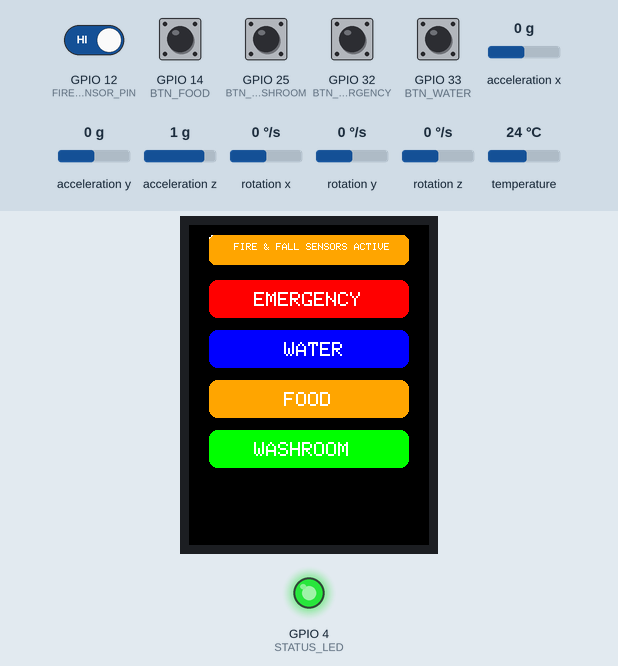
The program below on a simulated ESP32. On the bench: 240×320 colour display, output pins drawn as LEDs (lit = HIGH). Inputs (shaded band) come from the test bench; at power-on: GPIO 12 (FIRE_SENSOR_PIN), GPIO 14 (BTN_FOOD), GPIO 25 (BTN_WASHROOM), GPIO 32 (BTN_EMERGENCY), GPIO 33 (BTN_WATER) HIGH, acceleration x 0 g, acceleration y 0 g, acceleration z 1 g, rotation x 0 °/s, rotation y 0 °/s, rotation z 0 °/s, temperature 24 °C. What the program prints to the serial monitor is not drawn.

Above: at 1.9 s.
2.0 s: GPIO 12 (FIRE_SENSOR_PIN) driven LOW
5.0 s: GPIO 14 (BTN_FOOD) pulled LOW for 0.15 s
6.6 s: GPIO 25 (BTN_WASHROOM) pulled LOW for 1 s
9.1 s: GPIO 32 (BTN_EMERGENCY) pulled LOW for 1 s
11.6 s: GPIO 33 (BTN_WATER) pulled LOW for 1 s
14.1 s: GPIO 14 (BTN_FOOD) pulled LOW for 1 s
Timing chart, 0 to 17.1 s (numbered marks = the images above; inputs shaded):
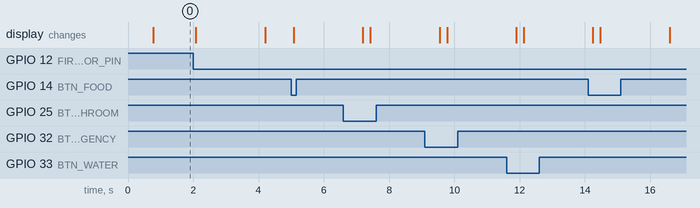

The program:

main.cpp
```cpp
#include <Wire.h>
#include <SPI.h>
#include <Adafruit_GFX.h>
#include <Adafruit_ILI9341.h>
#include <Adafruit_MPU6050.h>
#include <Adafruit_Sensor.h>

// --- ESP32 DevKit V1 TFT pins ---
#define TFT_CS   13
#define TFT_DC   27
#define TFT_MOSI 23
#define TFT_SCK  18

// --- Sensor & Button Pins ---
#define BTN_EMERGENCY   32
#define BTN_WATER       33
#define BTN_WASHROOM    25
#define BTN_FOOD        14
#define FIRE_SENSOR_PIN 12   // IR Flame Sensor Module (Digital DO)
#define STATUS_LED      4

// --- Initialize TFT & MPU6050 ---
Adafruit_ILI9341 tft = Adafruit_ILI9341(&SPI, TFT_DC, TFT_CS);
Adafruit_MPU6050 mpu;

// --- TFT Layout Dimensions ---
#define BTN_X 20
#define BTN_W 200
#define BTN_H 38

#define Y_FIRE      10
#define Y_EMERGENCY 55
#define Y_WATER     105
#define Y_FOOD      155
#define Y_WASHROOM  205

static const uint8_t buttonPins[] = {
  BTN_EMERGENCY,
  BTN_WATER,
  BTN_FOOD,
  BTN_WASHROOM,
};

static const char* const alertNames[] = {
  "EMERGENCY",
  "WATER",
  "FOOD",
  "WASHROOM",
};

// --- FUNCTION PROTOTYPES ---
void drawMainMenu();
void triggerAlert(const char* alertType);
int getPhysicalButtonAlert();
void checkSafetySensors();

void setup() {
  Serial.begin(115200);
  delay(500);
  Serial.println("BOOT: ESP32 SmartCare Triage & Safety Node");

  // Initialize Pins
  pinMode(BTN_EMERGENCY, INPUT_PULLUP);
  pinMode(BTN_WATER, INPUT_PULLUP);
  pinMode(BTN_WASHROOM, INPUT_PULLUP);
  pinMode(BTN_FOOD, INPUT_PULLUP);
  pinMode(FIRE_SENSOR_PIN, INPUT_PULLUP);
  pinMode(STATUS_LED, OUTPUT);
  digitalWrite(STATUS_LED, LOW);

  // Initialize I2C and MPU6050 (SDA=21, SCL=22)
  Wire.begin(21, 22);
  if (!mpu.begin()) {
    Serial.println("WARNING: MPU6050 not detected. Fall detection inactive.");
  } else {
    Serial.println("MPU6050 Initialized.");
    mpu.setAccelerometerRange(MPU6050_RANGE_8_G);
  }

  // Initialize SPI Display
  SPI.begin(TFT_SCK, -1, TFT_MOSI, TFT_CS);
  tft.begin(8000000);
  tft.setRotation(0);

  drawMainMenu();
  digitalWrite(STATUS_LED, HIGH);
  Serial.println("System Ready.");
}

void drawMainMenu() {
  tft.fillScreen(ILI9341_BLACK);

  tft.setCursor(20, 10);
  tft.setTextColor(ILI9341_WHITE);
  tft.setTextSize(2);
  tft.print("SMARTCARE");

  // Fire Hazard Banner
  tft.fillRoundRect(BTN_X, Y_FIRE, BTN_W, 30, 6, 0xFD20);
  tft.setCursor(BTN_X + 25, Y_FIRE + 8);
  tft.setTextSize(1);
  tft.print("FIRE & FALL SENSORS ACTIVE");

  // Emergency Button
  tft.fillRoundRect(BTN_X, Y_EMERGENCY, BTN_W, BTN_H, 8, ILI9341_RED);
  tft.setCursor(BTN_X + 45, Y_EMERGENCY + 12);
  tft.setTextSize(2);
  tft.print("EMERGENCY");

  // Water Button
  tft.fillRoundRect(BTN_X, Y_WATER, BTN_W, BTN_H, 8, ILI9341_BLUE);
  tft.setCursor(BTN_X + 75, Y_WATER + 12);
  tft.print("WATER");

  // Food Button
  tft.fillRoundRect(BTN_X, Y_FOOD, BTN_W, BTN_H, 8, ILI9341_ORANGE);
  tft.setCursor(BTN_X + 75, Y_FOOD + 12);
  tft.print("FOOD");

  // Washroom Button
  tft.fillRoundRect(BTN_X, Y_WASHROOM, BTN_W, BTN_H, 8, 0x07E0);
  tft.setCursor(BTN_X + 45, Y_WASHROOM + 12);
  tft.print("WASHROOM");
}

void triggerAlert(const char* alertType) {
  static unsigned long lastAlertMs = 0;
  unsigned long now = millis();

  if (now - lastAlertMs < 500) {
    return;
  }
  lastAlertMs = now;

  Serial.print("ALERT:");
  Serial.println(alertType);

  tft.fillScreen(ILI9341_BLACK);
  tft.setCursor(20, 140);
  tft.setTextColor(ILI9341_RED);
  tft.setTextSize(3);
  tft.print("SENT!");

  delay(2000);
  drawMainMenu();
}

int getPhysicalButtonAlert() {
  static bool buttonState[4] = {false, false, false, false};

  for (uint8_t i = 0; i < 4; ++i) {
    bool isPressed = (digitalRead(buttonPins[i]) == LOW);

    if (isPressed && !buttonState[i]) {
      buttonState[i] = true;
      return i;
    }
    if (!isPressed) {
      buttonState[i] = false;
    }
  }
  return -1;
}

void checkSafetySensors() {
  static bool fireTriggered = false;
  static bool fallTriggered = false;

  // 1. Check IR Flame Sensor (Active LOW)
  if (digitalRead(FIRE_SENSOR_PIN) == LOW) {
    if (!fireTriggered) {
      fireTriggered = true;
      triggerAlert("FIRE_EMERGENCY");
    }
  } else {
    fireTriggered = false;
  }

  // 2. Check MPU6050 Fall Detection / Sudden Bed Motion
  sensors_event_t a, g, temp;
  if (mpu.getEvent(&a, &g, &temp)) {
    float accelMag = sqrt(a.acceleration.x * a.acceleration.x +
                          a.acceleration.y * a.acceleration.y +
                          a.acceleration.z * a.acceleration.z);

    // Threshold ~2.5G impact magnitude representing a fall
    if (accelMag > 25.0) {
      if (!fallTriggered) {
        fallTriggered = true;
        triggerAlert("FALL_DETECTED");
      }
    } else {
      fallTriggered = false;
    }
  }
}

void loop() {
  checkSafetySensors();

  int physicalIndex = getPhysicalButtonAlert();
  if (physicalIndex >= 0) {
    triggerAlert(alertNames[physicalIndex]);
    delay(150);
    return;
  }
}
```
